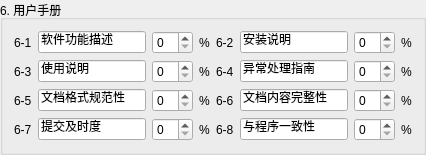
        <widget class="QGroupBox" name="groupBox_6">
         <property name="sizePolicy">
          <sizepolicy hsizetype="Expanding" vsizetype="Expanding">
           <horstretch>0</horstretch>
           <verstretch>0</verstretch>
          </sizepolicy>
         </property>
         <property name="title">
          <string>6. 用户手册</string>
         </property>
         <layout class="QGridLayout" name="gridLayout_6">
          <item row="0" column="0">
           <widget class="QLabel" name="pro6_1Label">
            <property name="text">
             <string>6-1</string>
            </property>
            <property name="alignment">
             <set>Qt::AlignLeading|Qt::AlignLeft|Qt::AlignVCenter</set>
            </property>
            <property name="buddy">
             <cstring>pro6_1LineEdit</cstring>
            </property>
           </widget>
          </item>
          <item row="0" column="1">
           <widget class="QLineEdit" name="pro6_1LineEdit">
            <property name="text">
             <string>软件功能描述</string>
            </property>
           </widget>
          </item>
          <item row="0" column="2">
           <widget class="QSpinBox" name="pro6_1SpinBox"/>
          </item>
          <item row="0" column="3">
           <widget class="QLabel" name="label_38">
            <property name="text">
             <string>%</string>
            </property>
           </widget>
          </item>
          <item row="0" column="4">
           <widget class="QLabel" name="pro6_2Label">
            <property name="text">
             <string>6-2</string>
            </property>
            <property name="alignment">
             <set>Qt::AlignLeading|Qt::AlignLeft|Qt::AlignVCenter</set>
            </property>
            <property name="buddy">
             <cstring>pro6_2LineEdit</cstring>
            </property>
           </widget>
          </item>
          <item row="0" column="5">
           <widget class="QLineEdit" name="pro6_2LineEdit">
            <property name="text">
             <string>安装说明</string>
            </property>
           </widget>
          </item>
          <item row="0" column="6">
           <widget class="QSpinBox" name="pro6_2SpinBox"/>
          </item>
          <item row="0" column="7">
           <widget class="QLabel" name="label_43">
            <property name="text">
             <string>%</string>
            </property>
           </widget>
          </item>
          <item row="1" column="0">
           <widget class="QLabel" name="pro6_3Label">
            <property name="text">
             <string>6-3</string>
            </property>
            <property name="alignment">
             <set>Qt::AlignLeading|Qt::AlignLeft|Qt::AlignVCenter</set>
            </property>
            <property name="buddy">
             <cstring>pro6_3LineEdit</cstring>
            </property>
           </widget>
          </item>
          <item row="1" column="1">
           <widget class="QLineEdit" name="pro6_3LineEdit">
            <property name="text">
             <string>使用说明</string>
            </property>
           </widget>
          </item>
          <item row="1" column="2">
           <widget class="QSpinBox" name="pro6_3SpinBox"/>
          </item>
          <item row="1" column="3">
           <widget class="QLabel" name="label_40">
            <property name="text">
             <string>%</string>
            </property>
           </widget>
          </item>
          <item row="1" column="4">
           <widget class="QLabel" name="pro6_4Label">
            <property name="text">
             <string>6-4</string>
            </property>
            <property name="alignment">
             <set>Qt::AlignLeading|Qt::AlignLeft|Qt::AlignVCenter</set>
            </property>
            <property name="buddy">
             <cstring>pro6_4LineEdit</cstring>
            </property>
           </widget>
          </item>
          <item row="1" column="5">
           <widget class="QLineEdit" name="pro6_4LineEdit">
            <property name="text">
             <string>异常处理指南</string>
            </property>
           </widget>
          </item>
          <item row="1" column="6">
           <widget class="QSpinBox" name="pro6_4SpinBox"/>
          </item>
          <item row="1" column="7">
           <widget class="QLabel" name="label_44">
            <property name="text">
             <string>%</string>
            </property>
           </widget>
          </item>
          <item row="2" column="0">
           <widget class="QLabel" name="pro6_5Label">
            <property name="text">
             <string>6-5</string>
            </property>
            <property name="alignment">
             <set>Qt::AlignLeading|Qt::AlignLeft|Qt::AlignVCenter</set>
            </property>
            <property name="buddy">
             <cstring>pro6_5LineEdit</cstring>
            </property>
           </widget>
          </item>
          <item row="2" column="1">
           <widget class="QLineEdit" name="pro6_5LineEdit">
            <property name="text">
             <string>文档格式规范性</string>
            </property>
           </widget>
          </item>
          <item row="2" column="2">
           <widget class="QSpinBox" name="pro6_5SpinBox"/>
          </item>
          <item row="2" column="3">
           <widget class="QLabel" name="label_42">
            <property name="text">
             <string>%</string>
            </property>
           </widget>
          </item>
          <item row="2" column="4">
           <widget class="QLabel" name="pro6_6Label">
            <property name="text">
             <string>6-6</string>
            </property>
            <property name="alignment">
             <set>Qt::AlignLeading|Qt::AlignLeft|Qt::AlignVCenter</set>
            </property>
            <property name="buddy">
             <cstring>pro6_6LineEdit</cstring>
            </property>
           </widget>
          </item>
          <item row="2" column="5">
           <widget class="QLineEdit" name="pro6_6LineEdit">
            <property name="text">
             <string>文档内容完整性</string>
            </property>
           </widget>
          </item>
          <item row="2" column="6">
           <widget class="QSpinBox" name="pro6_6SpinBox"/>
          </item>
          <item row="2" column="7">
           <widget class="QLabel" name="label_46">
            <property name="text">
             <string>%</string>
            </property>
           </widget>
          </item>
          <item row="3" column="0">
           <widget class="QLabel" name="pro6_7Label_2">
            <property name="text">
             <string>6-7</string>
            </property>
            <property name="alignment">
             <set>Qt::AlignLeading|Qt::AlignLeft|Qt::AlignVCenter</set>
            </property>
            <property name="buddy">
             <cstring>pro6_7LineEdit</cstring>
            </property>
           </widget>
          </item>
          <item row="3" column="1">
           <widget class="QLineEdit" name="pro6_7LineEdit">
            <property name="text">
             <string>提交及时度</string>
            </property>
           </widget>
          </item>
          <item row="3" column="2">
           <widget class="QSpinBox" name="pro6_7SpinBox"/>
          </item>
          <item row="3" column="3">
           <widget class="QLabel" name="label_41">
            <property name="text">
             <string>%</string>
            </property>
           </widget>
          </item>
          <item row="3" column="4">
           <widget class="QLabel" name="pro6_8Label">
            <property name="text">
             <string>6-8</string>
            </property>
            <property name="alignment">
             <set>Qt::AlignLeading|Qt::AlignLeft|Qt::AlignVCenter</set>
            </property>
            <property name="buddy">
             <cstring>pro6_8LineEdit</cstring>
            </property>
           </widget>
          </item>
          <item row="3" column="5">
           <widget class="QLineEdit" name="pro6_8LineEdit">
            <property name="text">
             <string>与程序一致性</string>
            </property>
           </widget>
          </item>
          <item row="3" column="6">
           <widget class="QSpinBox" name="pro6_8SpinBox"/>
          </item>
          <item row="3" column="7">
           <widget class="QLabel" name="label_45">
            <property name="text">
             <string>%</string>
            </property>
           </widget>
          </item>
         </layout>
        </widget>
